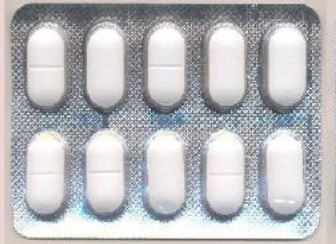
#> input picture medicine/gold.jpg, 336 x 244 px
$ python -i pill.py   (imports and definitions only)
#> lines starting #> are read from the running program, lines starting #| are printed output that depends on the picture; after the words box and inside, x2 and y2 are one past the last pixel; in counts of white or black regions, pixels touching at a corner belong together
import cv2
import numpy as np
import random
def loadGoldenTemplate(imgpath):
#> called with imgpath = '../gold.jpg'
    goldenTemplate = cv2.imread(imgpath)
#> goldenTemplate is the input picture: shape (244, 336, 3); mean B, G, R 188.5, 185.4, 185.2
    goldenTemplate =cv2.resize(goldenTemplate,(574,424))
#> goldenTemplate: shape (424, 574, 3)
    goldenTemplateGray = cv2.cvtColor(goldenTemplate, cv2.COLOR_BGR2GRAY)
    goldenTemplateHisteqaul_frame = cv2.equalizeHist(goldenTemplateGray)
    blur_frame = cv2.GaussianBlur(goldenTemplateHisteqaul_frame, (5, 5), 5)
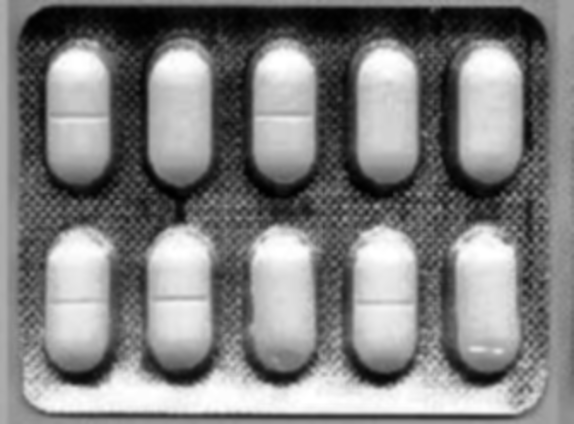
#> blur_frame: shape (424, 574); min 0, max 255, mean 128.4
    #cv2.imshow("golden",goldenTemplateHisteqaul_frame)
    #cv2.waitKey(0)
    gray_correct = np.array(255 * (blur_frame / 255) ** 1.2 , dtype='uint8')
    thresh = cv2.adaptiveThreshold(gray_correct, 255, cv2.ADAPTIVE_THRESH_GAUSSIAN_C, cv2.THRESH_BINARY, 255, 19)
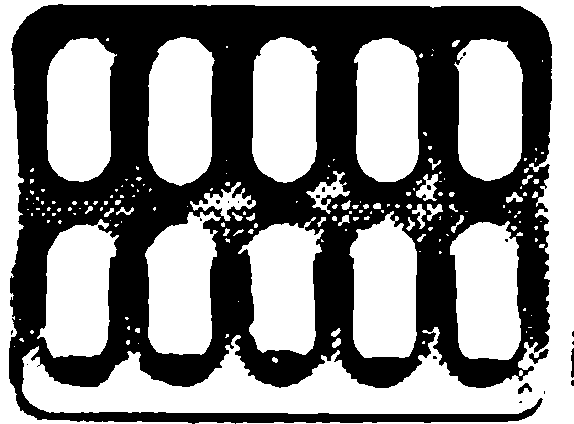
#> thresh: shape (424, 574); 52.8% white; 22 black regions (18 under 20 px), largest, box (x1, y1, x2, y2) and area: (9, 4, 552, 424) 114500, (529, 349, 549, 364) 120, (518, 383, 532, 394) 77, (571, 348, 574, 378) 71
    thresh = cv2.bitwise_not(thresh)
    kernel = np.ones((15,15), np.uint8)
    img_dilation = cv2.dilate(thresh, kernel, iterations=1)
#> img_dilation: shape (424, 574); 70% white; 13 black regions, largest, box (x1, y1, x2, y2) and area: (31, 363, 512, 407) 8867, (530, 0, 574, 424) 7537, (155, 46, 205, 176) 5571
    img_erode = cv2.erode(img_dilation,kernel, iterations=1)# clean all noise after dilatation and erosionimg_erode = cv.medianBlur(img_erode, 7)
#> img_erode: shape (424, 574); 52.2% white; 13 black regions, largest, box (x1, y1, x2, y2) and area: (24, 356, 519, 414) 17953, (523, 0, 574, 424) 11744, (148, 39, 212, 183) 8301
    img_erode = cv2.medianBlur(img_erode, 7)
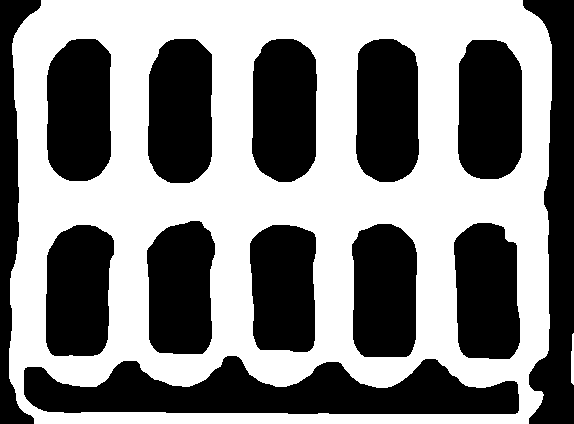
#> img_erode: shape (424, 574); 52.3% white; 13 black regions, largest, box (x1, y1, x2, y2) and area: (24, 356, 519, 414) 17929, (523, 0, 574, 424) 11752, (148, 39, 212, 183) 8285
    img_erode=cv2.bitwise_not(img_erode)
#> img_erode: shape (424, 574); 47.7% white; 13 white regions
    contours = cv2.findContours(img_erode, cv2.RETR_EXTERNAL, cv2.CHAIN_APPROX_NONE)[0]
#> contours = 13 contours; largest, box (x1, y1, x2, y2) and area: (24, 356, 519, 414) 17390, (523, 0, 574, 424) 11274, (148, 39, 212, 183) 8114, (252, 39, 317, 182) 8054, (47, 39, 111, 181) 7996
    mask = np.zeros_like(img_erode)
    arealist =list()
    for contour in contours:
        area = cv2.contourArea(contour)
        if (area > 5000) & (area < 10300) :
            arealist.append(area)
            cv2.fillPoly(mask, [contour], 255)
        else :
            cv2.fillPoly(mask,contour, [255, 255, 255])
#> this loop made 13 passes
#> area on passes 1 to 12: 17390.5, 7395.5, 7583, 7685, 7642, 7628.5, 7881.5, 7898, 8053.5, 8113.5, 7995.5, 11273.5
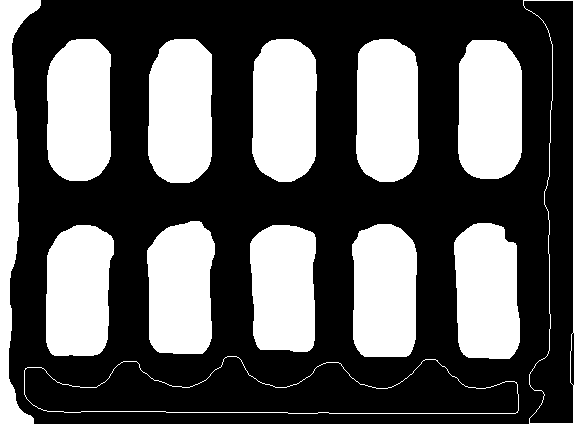
#> mask: shape (424, 574); 36.3% white; 13 white regions, largest, box (x1, y1, x2, y2) and area: (148, 39, 212, 183) 8285, (252, 39, 317, 182) 8224, (47, 39, 111, 181) 8165
#> after the loop, arealist = [7395.5, 7583, 7685, 7642, 7628.5, 7881.5, 7898, 8053.5, 8113.5, 7995.5, 6388]
    mask = cv2.erode(mask, None, iterations=5)
#> mask: shape (424, 574); 26.5% white; 11 white regions, largest, box (x1, y1, x2, y2) and area: (153, 44, 207, 178) 6295, (257, 44, 312, 177) 6244, (52, 44, 106, 176) 6185
    cv2.imwrite("goldenmask.jpg",mask)

    ret, labels = cv2.connectedComponents(mask)
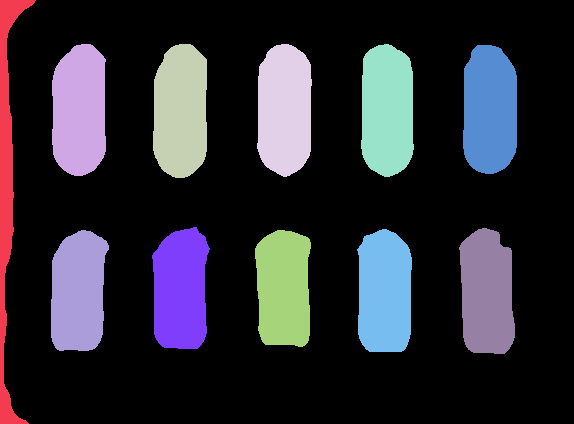
#> labels: shape (424, 574) int32; 12 distinct labels, from 0 to 11; one colour per label, 0 black
#> ret = 12
    label_hue = np.uint8(179 * labels / np.max(labels))
    blank_ch = 255 * np.ones_like(label_hue)
    labeled_img = cv2.merge([label_hue, blank_ch, blank_ch])
    labeled_img = cv2.cvtColor(labeled_img, cv2.COLOR_HSV2BGR)
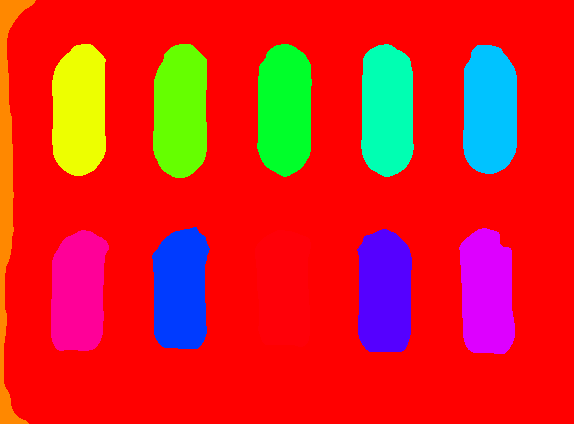
#> labeled_img: shape (424, 574, 3); mean B, G, R 34.4, 34.8, 220.1
    labeled_img[label_hue == 0] = 0
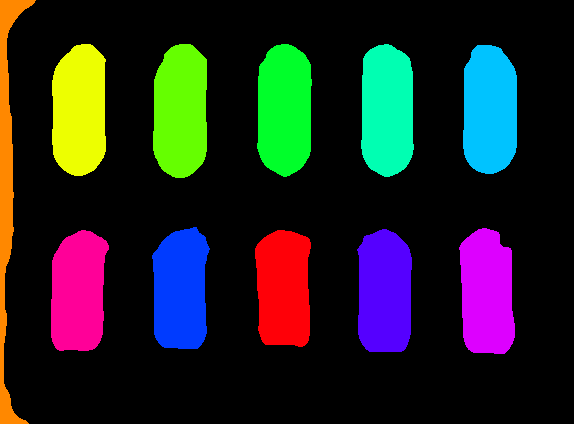
#> labeled_img: shape (424, 574, 3); mean B, G, R 34.4, 34.8, 32.7
    #cv2.imshow("golden",labeled_img)
    #cv2.waitKey(0)
    return ret-1 ,labels

# [248 lines left out: functions loadSampleImage, segmentationAndComparison, loadRoundGoldenTemplate, loadRoundSampleImage, roundTableForgroundBackground, loadSingleColorGolden and 4 more, not called in this run]

>>> result = loadGoldenTemplate('../gold.jpg')
